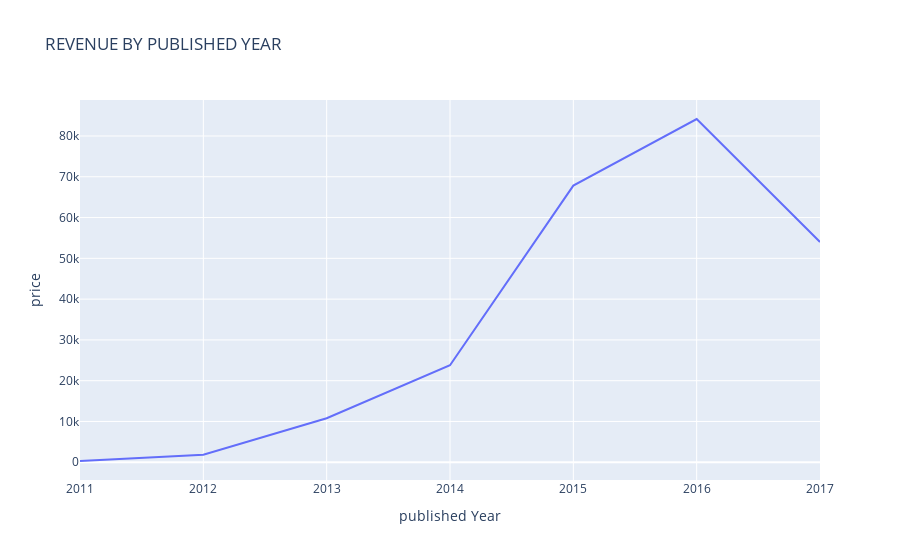

Notebook cell for this chart:
### Code cell
price_by_published_Year = data.groupby('published Year')['price'].sum().reset_index()
fig = px.line(price_by_published_Year, 
              x='published Year', 
              y='price', 
              title='REVENUE BY PUBLISHED YEAR')
fig.show()

### Figure 1 — Plotly figure (JSON) as saved in the notebook; plotly's stock layout.template omitted (floating-point values rounded to 4 significant figures)
{"data": [{"hovertemplate": "published Year=%{x}<br>price=%{y}<extra></extra>", "legendgroup": "", "line": {"color": "#636efa", "dash": "solid"}, "marker": {"symbol": "circle"}, "mode": "lines", "name": "", "orientation": "v", "showlegend": false, "type": "scatter", "x": [2011, 2012, 2013, 2014, 2015, 2016, 2017], "xaxis": "x", "y": [310, 1835, 10785, 23780, 67830, 84165, 54025], "yaxis": "y"}], "layout": {"legend": {"tracegroupgap": 0}, "title": {"text": "REVENUE BY PUBLISHED YEAR"}, "xaxis": {"anchor": "y", "domain": [0, 1], "title": {"text": "published Year"}}, "yaxis": {"anchor": "x", "domain": [0, 1], "title": {"text": "price"}}}}
